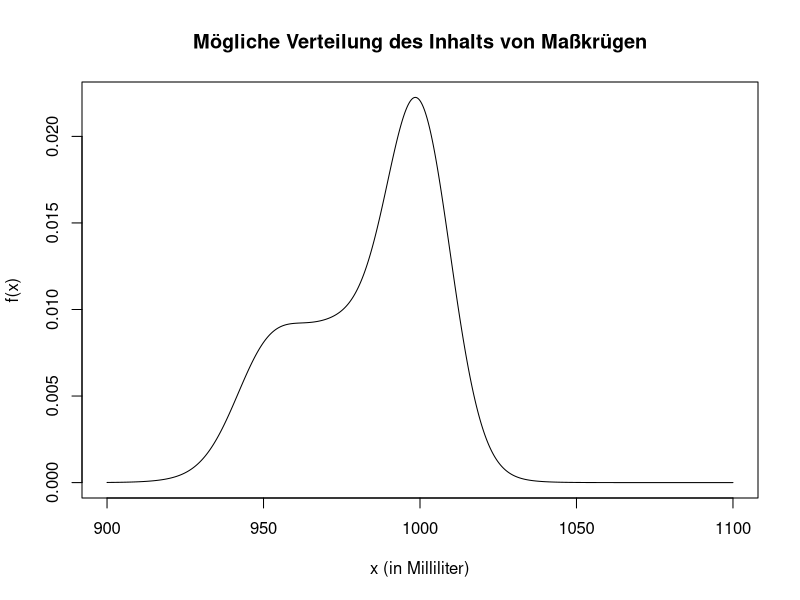
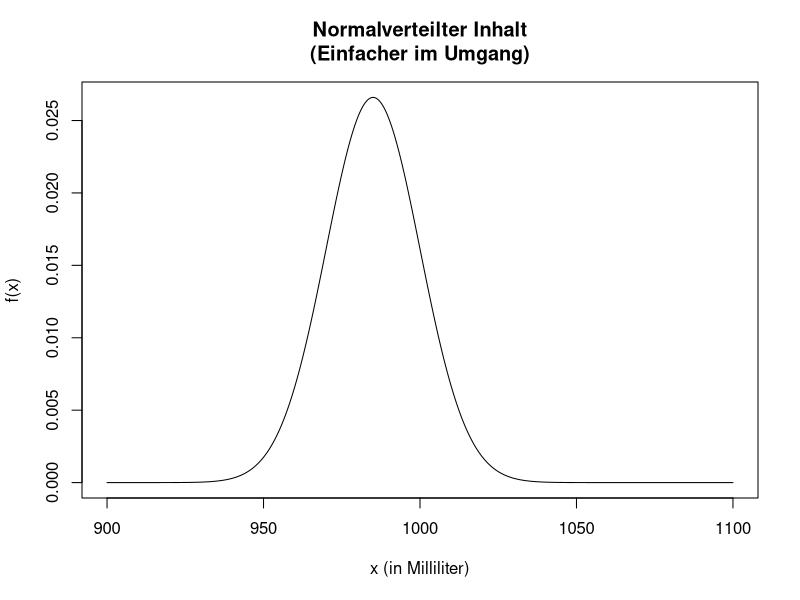

Source code (R) for these figures, in order:
## ---- chunk 1
xlim <- c(900, 1100)
x <- seq(xlim[1], xlim[2], by=0.01)

derp <- function(x){
    0.1 * dnorm(x, 950, 10) + 
    0.45 * dnorm(x, 975, 20) +
    0.45 * dnorm(x, 1000, 10)
}

plot(x, derp(x), type="l", xlab="x (in Milliliter)", ylab="f(x)", main=paste("Mögliche Verteilung des Inhalts von Maßkrügen"))
## ---- chunk 2
plot(x, dnorm(x, 985, 15), type="l", xlab="x (in Milliliter)", ylab="f(x)", main=paste("Normalverteilter Inhalt\n(Einfacher im Umgang)"))
